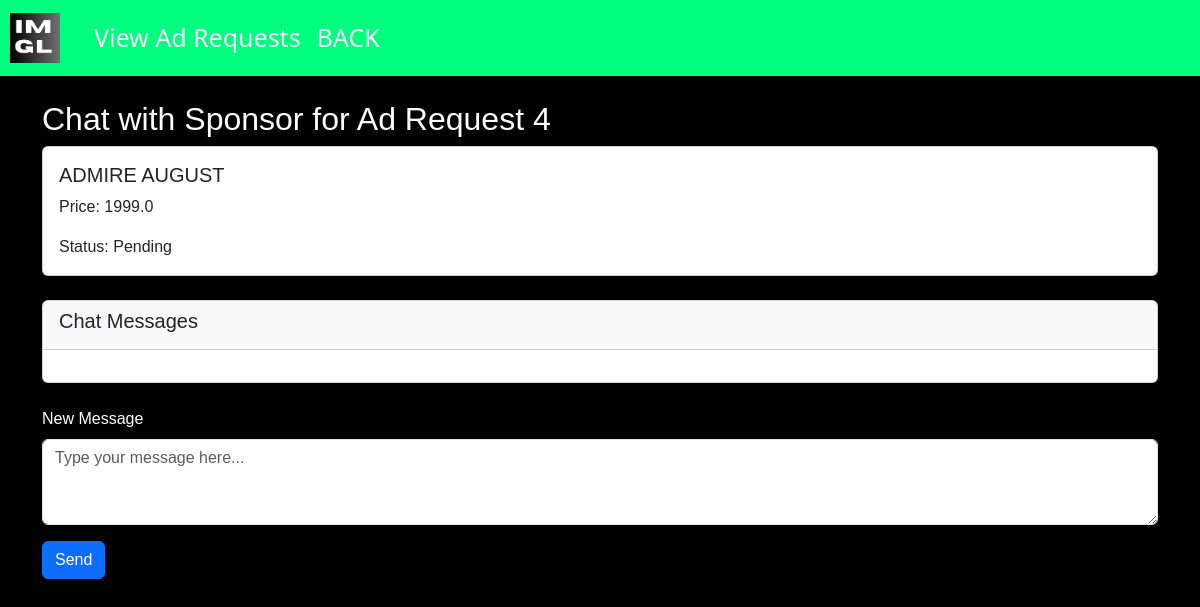
Page /influencer/chat/4 (signed in) on the committed database.
### models.py (models this page shows, shortened)
class AdRequest(db.Model):
    __tablename__ = 'ad_requests'
    id = db.Column(db.Integer, primary_key=True)
    campaign_id = db.Column(db.Integer, db.ForeignKey('ad_campaigns.id'), nullable=False)
    influencer_id = db.Column(db.String(36), db.ForeignKey('influencers.influencer_id'), nullable=False)
    sponcer_id = db.Column(db.Integer, db.ForeignKey('sponcers.id'), nullable=False)
    price = db.Column(db.Float, nullable=False)
    status = db.Column(db.String(20), nullable=False, default='Pending')
    campaign = db.relationship('AdCampaign', backref='ad_requests')
    sponcer = db.relationship('Sponcer', backref='ad_requests')
    influencer = db.relationship('Influencer', backref='ad_requests')

class AdCampaign(db.Model):
    __tablename__ = 'ad_campaigns'
    id = db.Column(db.Integer, primary_key=True)
    sponcer_id = db.Column(db.Integer, db.ForeignKey('sponcers.id'), nullable=False)
    name = db.Column(db.String(120), nullable=False)
    description = db.Column(db.Text, nullable=True)
    start_date = db.Column(db.Date, nullable=False)
    end_date = db.Column(db.Date, nullable=False)
    budget = db.Column(db.Float, nullable=False)
    picture = db.Column(db.String(255), nullable=True)  # Field to store picture URL or filename

### influencer.py (the view, shortened to what this page needs)
@influencer.route('/chat/<int:request_id>', methods=['GET', 'POST'])
def chat(request_id):
    if 'influencer_id' not in session:
        flash('Please log in first', 'danger')
        return redirect(url_for('influencer.ilogin'))
    ad_request = AdRequest.query.get_or_404(request_id)
    chat_messages = ChatMessage.query.filter_by(ad_request_id=request_id).order_by(ChatMessage.timestamp.asc()).all()
    return render_template('chat.html', ad_request=ad_request, chat_messages=chat_messages)

### templates/chat.html (shortened to what this page needs)
<!DOCTYPE html>
<html lang="en">
<head>
    <link href="https://cdn.jsdelivr.net/npm/bootstrap@5.3.3/dist/css/bootstrap.min.css" rel="stylesheet">
    <link rel="stylesheet" href="{{ url_for('static', filename='infbase.css') }}">
</head>
<body>
    <nav class="navbar navbar-expand-lg navbar-light bg-light custom-navbar">
        <a class="navbar-brand" href="{{ url_for('home') }}">
            <img class="navbar-logo" src="{{ url_for('static', filename='logo.png') }}" width="50" height="50" alt="Logo">
        </a>
        <div class="collapse navbar-collapse" id="navbarNav">
            <ul class="navbar-nav">
                <li class="nav-item">
                    <a class="nav-link" href="{{ url_for('influencer.view_ad_requests') }}">View Ad Requests</a>
                </li>
                <li class="nav-item">
                    <a class="nav-link" href="{{ url_for('influencer.dashboard') }}">BACK</a>
                </li>
            </ul>
        </div>
    </nav>
    <div class="container mt-4">
        <h2>Chat with Sponsor for Ad Request {{ ad_request.id }}</h2>
        <div class="card mb-4">
            <div class="card-body">
                <h5 class="card-title">{{ ad_request.campaign.name }}</h5>
                <p class="card-text">Price: {{ ad_request.price }}</p>
                <p class="card-text">Status: {{ ad_request.status }}</p>
            </div>
        </div>
        <div class="card mb-4">
            <div class="card-header">
                <h5 class="card-title">Chat Messages</h5>
            </div>
            <div class="card-body">
            </div>
        </div>
        <form action="{{ url_for('influencer.chat', request_id=ad_request.id) }}" method="post">
            <div class="mb-3">
                <label for="message" class="form-label">New Message</label>
                <textarea class="form-control" id="message" name="message" rows="3" placeholder="Type your message here..." required></textarea>
            </div>
            <button type="submit" class="btn btn-primary">Send</button>
        </form>
    </div>
</body>
</html>

### static/infbase.css (style rules this page uses)
.custom-navbar { background-color: #00FF7F !important; }
.navbar-logo { margin-left: 10px; margin-right: 10px; }
body { background-color: black; background-image: ; color: white; font-family: Verdana, Geneva, Tahoma, sans-serif; background-size: cover; background-repeat: no-repeat; background-position: center center; }
.nav-link { color: white !important; font-size: 25px; font-family: 'Segoe UI', Tahoma, Geneva, Verdana, sans-serif; }

### rows in the picture
AdRequest: id "4", price "1999.0", status "Pending"
AdCampaign: campaign.name "ADMIRE AUGUST"
